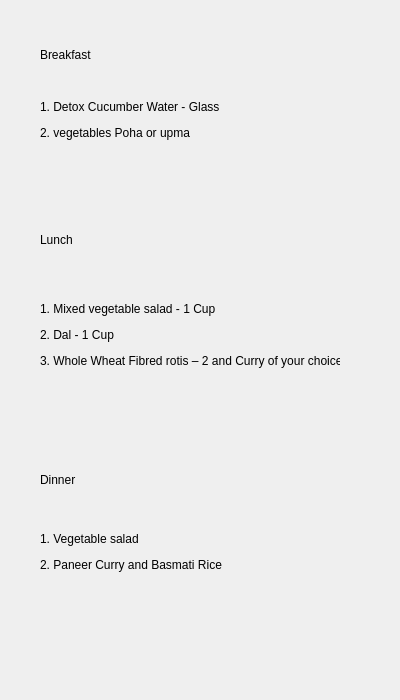
<?xml version="1.0" encoding="UTF-8"?>
<ui version="4.0">
 <class>owdietday6</class>
 <widget class="QDialog" name="owdietday6">
  <property name="geometry">
   <rect>
    <x>0</x>
    <y>0</y>
    <width>400</width>
    <height>700</height>
   </rect>
  </property>
  <property name="windowTitle">
   <string>Day6 Diet</string>
  </property>
  <widget class="QLabel" name="label_5">
   <property name="geometry">
    <rect>
     <x>40</x>
     <y>465</y>
     <width>300</width>
     <height>30</height>
    </rect>
   </property>
   <property name="text">
    <string>&lt;html&gt;&lt;head/&gt;&lt;body&gt;&lt;p&gt;Dinner&lt;/p&gt;&lt;/body&gt;&lt;/html&gt;</string>
   </property>
  </widget>
  <widget class="QLabel" name="label_6">
   <property name="geometry">
    <rect>
     <x>40</x>
     <y>510</y>
     <width>300</width>
     <height>125</height>
    </rect>
   </property>
   <property name="text">
    <string>&lt;html&gt;&lt;head/&gt;&lt;body&gt;&lt;p&gt;1. Vegetable salad&lt;/p&gt;&lt;p&gt;2. Paneer Curry and Basmati Rice&lt;/p&gt;&lt;p&gt;&lt;br/&gt;&lt;/p&gt;&lt;/body&gt;&lt;/html&gt;</string>
   </property>
   <property name="textFormat">
    <enum>Qt::RichText</enum>
   </property>
  </widget>
  <widget class="QLabel" name="label_2">
   <property name="geometry">
    <rect>
     <x>40</x>
     <y>90</y>
     <width>300</width>
     <height>100</height>
    </rect>
   </property>
   <property name="text">
    <string>&lt;html&gt;&lt;head/&gt;&lt;body&gt;&lt;p&gt;1. Detox Cucumber Water - Glass&lt;/p&gt;&lt;p&gt;2. vegetables Poha or upma&lt;/p&gt;&lt;p&gt;&lt;br/&gt;&lt;/p&gt;&lt;/body&gt;&lt;/html&gt;</string>
   </property>
  </widget>
  <widget class="QLabel" name="label_4">
   <property name="geometry">
    <rect>
     <x>40</x>
     <y>280</y>
     <width>300</width>
     <height>150</height>
    </rect>
   </property>
   <property name="text">
    <string>&lt;html&gt;&lt;head/&gt;&lt;body&gt;&lt;p&gt;1. Mixed vegetable salad - 1 Cup&lt;/p&gt;&lt;p&gt;2. Dal - 1 Cup&lt;/p&gt;&lt;p&gt;3. Whole Wheat Fibred rotis – 2 and Curry of your choice&lt;/p&gt;&lt;p&gt;&lt;br/&gt;&lt;/p&gt;&lt;/body&gt;&lt;/html&gt;</string>
   </property>
  </widget>
  <widget class="QLabel" name="label">
   <property name="geometry">
    <rect>
     <x>40</x>
     <y>40</y>
     <width>300</width>
     <height>30</height>
    </rect>
   </property>
   <property name="text">
    <string>&lt;html&gt;&lt;head/&gt;&lt;body&gt;&lt;p&gt;Breakfast&lt;/p&gt;&lt;/body&gt;&lt;/html&gt;</string>
   </property>
  </widget>
  <widget class="QLabel" name="label_3">
   <property name="geometry">
    <rect>
     <x>40</x>
     <y>225</y>
     <width>300</width>
     <height>30</height>
    </rect>
   </property>
   <property name="text">
    <string>&lt;html&gt;&lt;head/&gt;&lt;body&gt;&lt;p&gt;Lunch&lt;/p&gt;&lt;/body&gt;&lt;/html&gt;</string>
   </property>
  </widget>
 </widget>
 <resources/>
 <connections/>
</ui>
